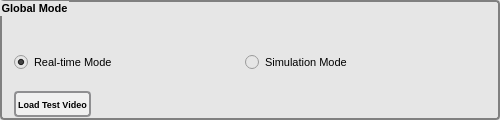
    <widget class="QGroupBox" name="groupBox_GlobalMode">
      <property name="geometry">
        <rect>
          <x>840</x>
          <y>10</y>
          <width>500</width>
          <height>120</height>
        </rect>
      </property>
      <property name="font">
        <font>
          <family>Arial</family>
          <pointsize>8</pointsize>
          <bold>true</bold>
        </font>
      </property>
      <property name="styleSheet">
        <string notr="true">QGroupBox { background-color: rgb(230,230,230); border: 2px solid gray; border-radius: 4px; margin-top: 0px; }
QRadioButton { background-color: rgb(230,230,230); border-radius: 5px; }
QPushButton { border: 2px solid #8f8f91; border-radius: 4px; background-color: #f0f0f0; padding: 2px; color: black; font: bold 9px; min-width: 44px; min-height: 18px; }
QPushButton:hover { background-color: #e6e6e6; border: 2px solid #8a8a8d; }</string>
      </property>
      <property name="title">
        <string>Global Mode</string>
      </property>
      <widget class="QWidget" name="layoutWidget_global" native="true">
        <property name="geometry">
          <rect>
            <x>14</x>
            <y>39</y>
            <width>455</width>
            <height>96</height>
          </rect>
        </property>
        <layout class="QVBoxLayout" name="verticalLayout_global">
          <item>
            <layout class="QHBoxLayout" name="horizontalLayout_global1">
              <item>
                <widget class="QRadioButton" name="radioRealTime">
                  <property name="font">
                    <font>
                      <family>Arial</family>
                      <pointsize>8</pointsize>
                    </font>
                  </property>
                  <property name="text">
                    <string>Real-time Mode</string>
                  </property>
                  <property name="checked">
                    <bool>true</bool>
                  </property>
                </widget>
              </item>
              <item>
                <widget class="QRadioButton" name="radioSimulation">
                  <property name="font">
                    <font>
                      <family>Arial</family>
                      <pointsize>8</pointsize>
                    </font>
                  </property>
                  <property name="text">
                    <string>Simulation Mode</string>
                  </property>
                </widget>
              </item>
            </layout>
          </item>
          <item>
            <layout class="QHBoxLayout" name="horizontalLayout_global2">
              <item>
                <widget class="QPushButton" name="BtnLoadVideo">
                  <property name="sizePolicy">
                    <sizepolicy hsizetype="Minimum" vsizetype="Fixed">
                      <horstretch>0</horstretch>
                      <verstretch>0</verstretch>
                    </sizepolicy>
                  </property>
                  <property name="font">
                    <font>
                      <family>Arial</family>
                      <pointsize>8</pointsize>
                    </font>
                  </property>
                  <property name="text">
                    <string>Load Test Video</string>
                  </property>
                </widget>
              </item>
              <item>
                <spacer name="horizontalSpacer_video">
                  <property name="orientation">
                    <enum>Qt::Horizontal</enum>
                  </property>
                  <property name="sizeHint" stdset="0">
                    <size>
                      <width>40</width>
                      <height>20</height>
                    </size>
                  </property>
                </spacer>
              </item>
            </layout>
          </item>
        </layout>
      </widget>
    </widget>
